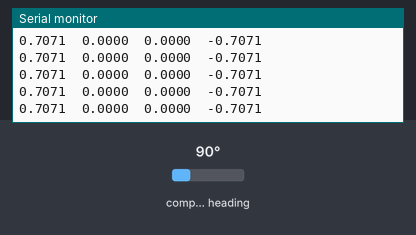
Bench run of a sketch on a simulated Arduino Uno, built with avr-gcc and run on an emulated ATmega328P. Parts: the last lines printed to the serial monitor. The inputs (shaded band) are chosen by the test bench; at power-on: compass heading 90°.

Above: at 2.2 s.
2.3 s: compass heading set to 7°
At 2.58 s:
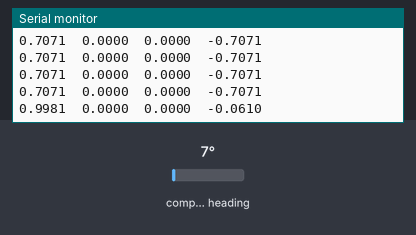
3.8 s: compass heading set to 180°
At 3.99 s:
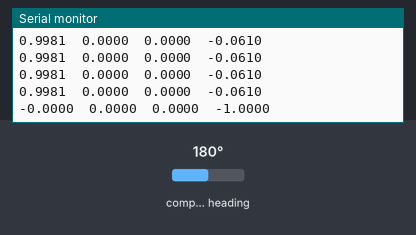
Timing chart, 0 to 6.8 s (numbered marks = the images above; inputs shaded):
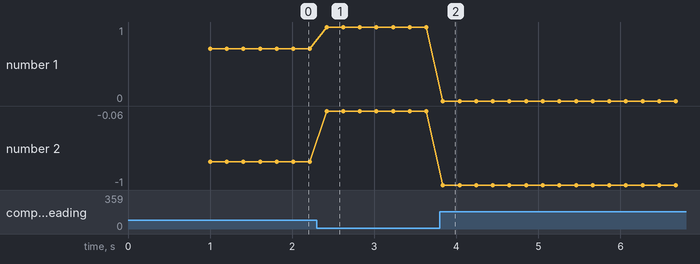

The sketch:

IMU_QUATERNION.ino
```cpp
#include <Wire.h>
#include <Adafruit_Sensor.h>
#include <Adafruit_BNO055.h>
#include <utility/imumaths.h>

/*
This program is an abridged version of Adafruit BNO055 rawdata.ino available after installing the Adafruit BNO055 library
File→Examples→Adafruit BNO055→Raw Data
  Connections on Arduino Uno
  =========================================================================
  SCL to analog 5 | SDA to analog 4 | VDD to 3.3V DC | GND to common ground
*/

#define BNO055_SAMPLERATE_DELAY_MS (200)          // Delay between data requests

Adafruit_BNO055 bno = Adafruit_BNO055();          // Create sensor object bno based on Adafruit_BNO055 library

void setup(void)
{
  Serial.begin(9600);                           // Begin serial port communication
  if(!bno.begin())                                // Initialize sensor communication
  {
    Serial.print("Ooops, no BNO055 detected ... Check your wiring or I2C ADDR!");
  }
  delay(1000);
  bno.setExtCrystalUse(true);                     // Use the crystal on the development board
}

void loop(void)
{
  imu::Quaternion quat = bno.getQuat();           // Request quaternion data from BNO055

  Serial.print(quat.w(), 4);  Serial.print("\t"); // Print quaternion w
  Serial.print(quat.x(), 4);  Serial.print("\t"); // Print quaternion x
  Serial.print(quat.y(), 4);  Serial.print("\t"); // Print quaternion y
  Serial.print(quat.z(), 4);  Serial.println("\t");   // Print quaternion z

  delay(BNO055_SAMPLERATE_DELAY_MS);              // Pause before capturing new data
}
```

Measured:
- after the input at 2.3 s, the serial monitor: prints a new line after 0.12 s (image 1)
- after the input at 3.8 s, the serial monitor: prints a new line at once (image 2)
- plotted number 1: 0.71 → 1 after the input at 2.3 s
- plotted number 2: -0.71 → -0.06 after the input at 2.3 s, -0.06 → -1 after the input at 3.8 s
